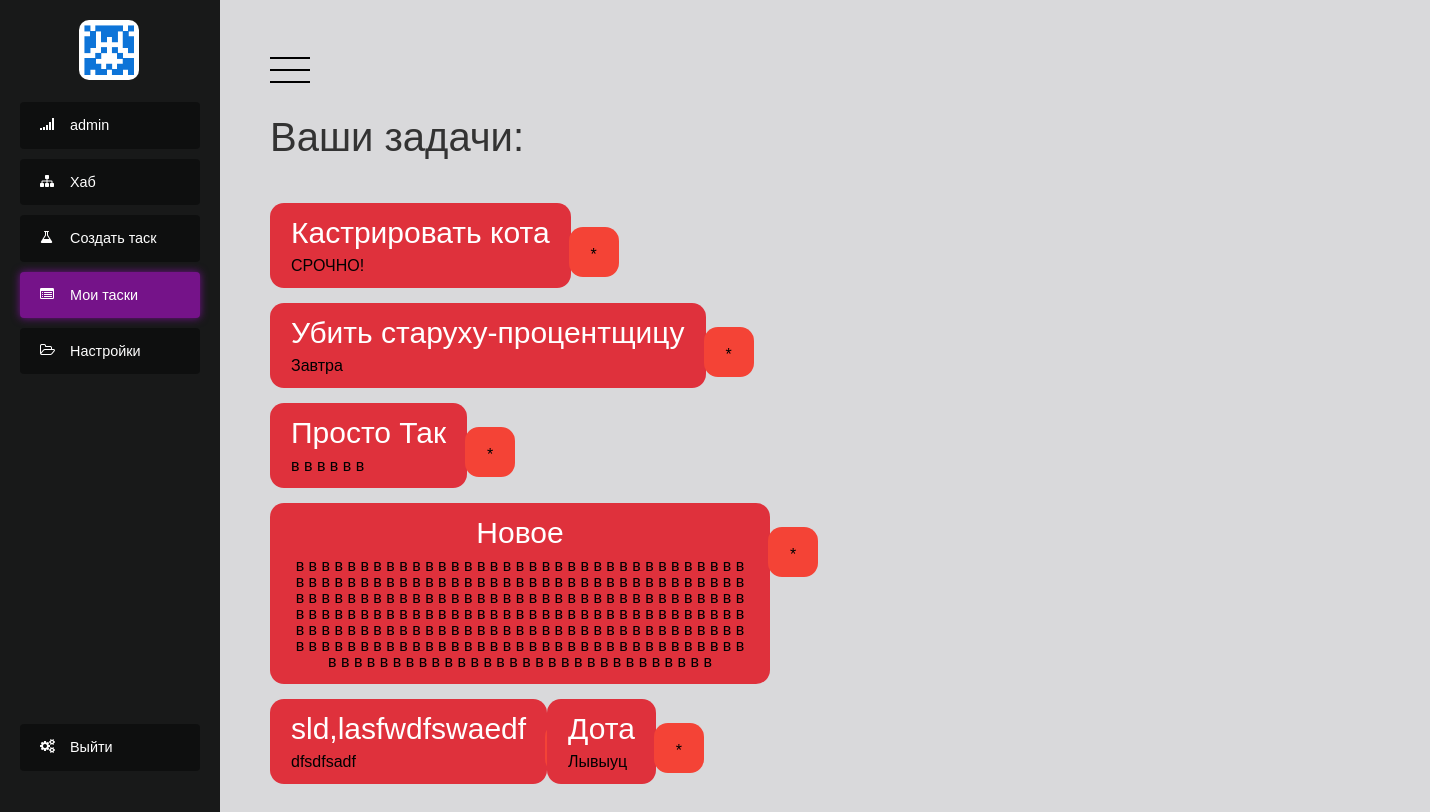
The app's page /tasks (signed in), older data.
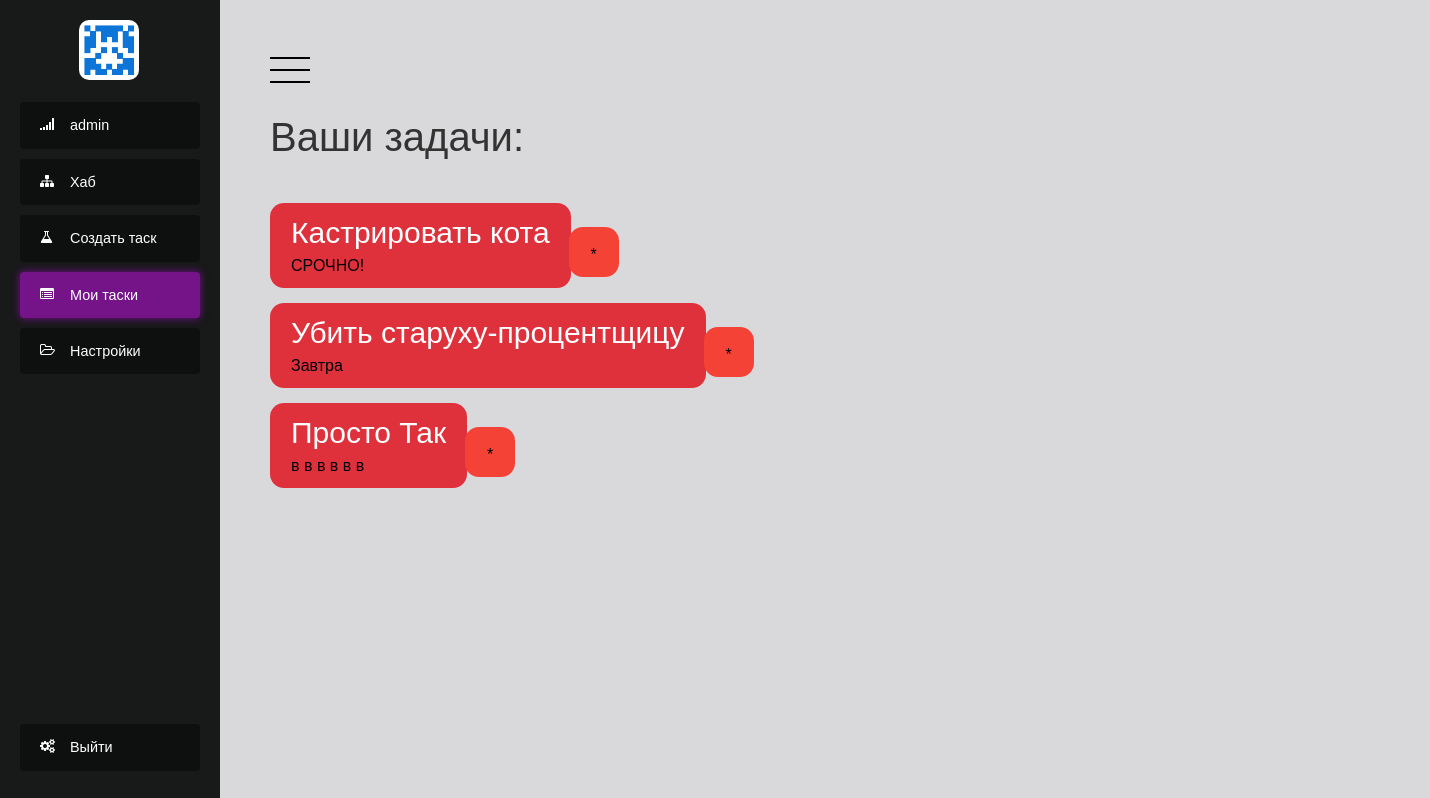
The same page, newer data.
### codev_app/models.py (models this page shows)
class Task(models.Model):
    idea = models.CharField(max_length=200)
    body = models.TextField(max_length=10000)
    creation_date = models.DateTimeField(default=time.now)
    author = models.ForeignKey(to=User, blank=True, on_delete=models.CASCADE, null=True)

### codev_app/views.py (the view)
# urls.py: path('tasks', my_tasks),
def my_tasks(request):
    context = get_context(request, 'tasks')
    context.update({'tasks' : Task.objects.filter(author=request.user)})
    return render(request, 'tasks.html', context)

### codev_app/views.py (called while the page is built)
def get_context(request, pagename):
    context = {
        'pagename': pagename,
        'loginform': LoginForm(),
        'user': request.user,
        'registerform': RegistrationForm(request.POST)
    }
    if request.user.is_authenticated:
        context.update({'avatar': request.user.userprofile.avatar})
    return context

### templates/tasks.html (shortened to what this page needs)
<!DOCTYPE html>
<html lang="en">
<head>
    <link rel="stylesheet" type="text/css" href="/static/modern_style.css">
</head>
<body>
{% include 'patterns/modern_menu.html' %}
<h1>Ваши задачи:</h1>
<ul class="tasks">
    {% for task in tasks %}
      <div class="task-div">
          <button class="task">
          <a class='button-delete' href="/remove/{{ task.id }}">*</a>
          <h1>{{ task.idea }}</h1>
          <a>{{task.body}}</a>
           </button>
      </div>
    {% endfor %}
</ul>
{% include 'patterns/modern_footer.html' %}
</html>

Row changes from the older to the newer data that the page shows:
removed Task: idea "Новое", body "в в в в в в в в в в в в в в в в в в в в в в в в в в в в в в в в в в в в в в в в в в в в в в в в в в в в в в в в в в в в в в в в в в в в в в в в в в в в в в в в в в в в в в в в в в в в в в в в в в в в в в в в в в в в в в в в в в в в в в в в в в в в в в в в в в в в в в в в в в в в в в в в в в в в в в в в в в в в в в в в в в в в в в в в в в в в в в в в в в в в в в в в в в в в в в в в в в в в в в в в в в в в в в в в в в в в в в в в в в в в в в в в в в в в в в в в в в в в в в в в"
removed Task: idea "sld,lasfwdfswaedf", body "dfsdfsadf"
removed Task: idea "Дота", body "Лывыуц"
